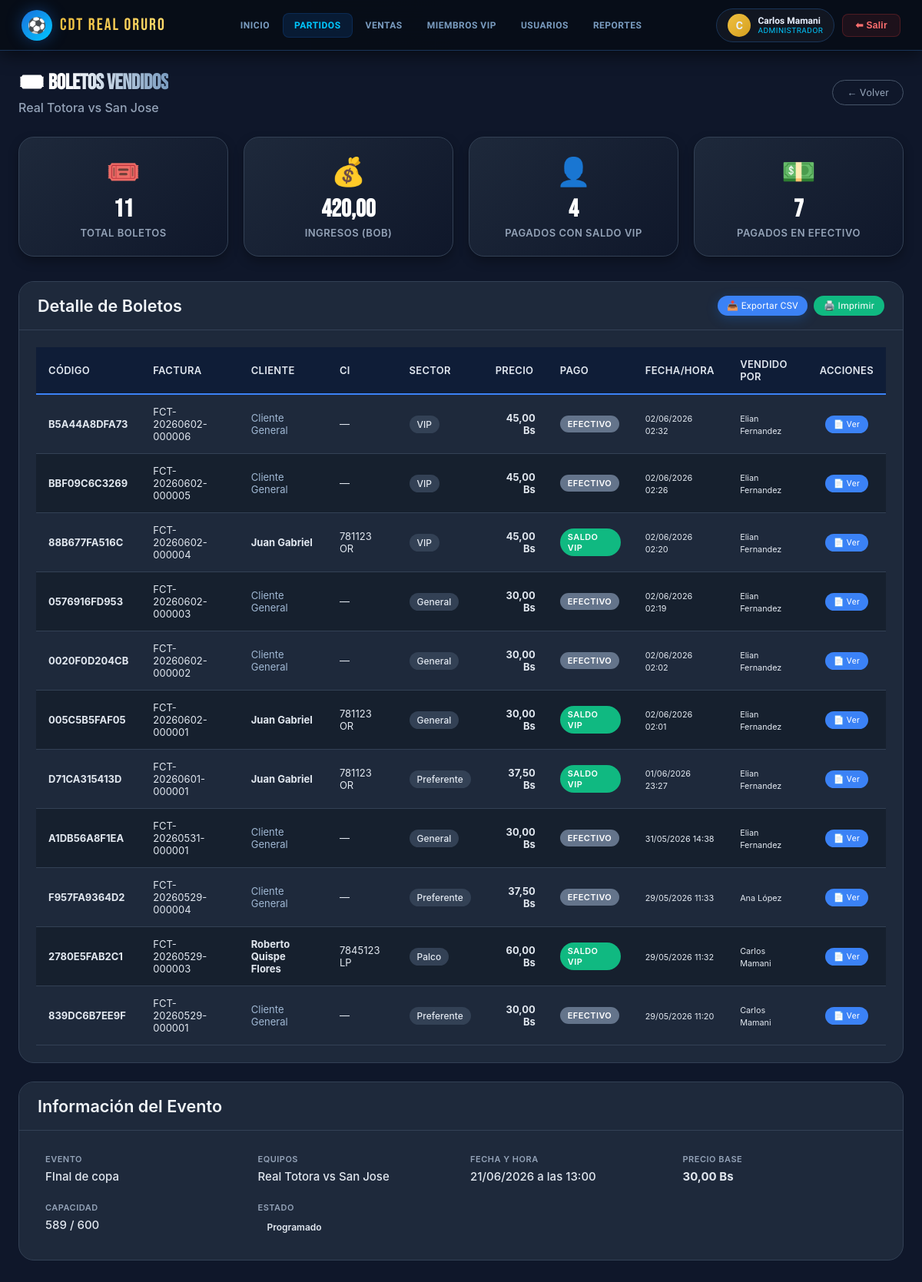
Page /partidos/4/boletos/ (signed in) on the committed database.
### champinones/models.py (models this page shows, shortened)
class Usuario(AbstractUser):
    rol = models.CharField(
        max_length=10,
        choices=RolUsuario.choices,
        default=RolUsuario.PERSONAL,
        verbose_name=_('Rol'),
    )
    class Meta:
        verbose_name        = _('Usuario')
        verbose_name_plural = _('Usuarios')
        ordering            = ['username']
    @property
    def es_admin(self):
        return self.rol == RolUsuario.ADMIN or self.is_superuser

class Evento(models.Model):
    class EstadoEvento(models.TextChoices):
        PROGRAMADO = 'PROGRAMADO', _('Programado')
        EN_CURSO   = 'EN_CURSO',   _('En Curso')
        FINALIZADO = 'FINALIZADO', _('Finalizado')
        CANCELADO  = 'CANCELADO',  _('Cancelado')
    nombre = models.CharField(
        max_length=200,
        verbose_name=_('Nombre del Evento'),
    )
    equipo_local = models.CharField(
        max_length=100,
        verbose_name=_('Equipo Local'),
    )
    equipo_visitante = models.CharField(
        max_length=100,
        verbose_name=_('Equipo Visitante'),
    )
    fecha = models.DateField(
        verbose_name=_('Fecha'),
    )
    hora = models.TimeField(
        verbose_name=_('Hora'),
    )
    precio_base = models.DecimalField(
        max_digits=8,
        decimal_places=2,
        validators=[MinValueValidator(0)],
        verbose_name=_('Precio Base (BOB)'),
    )
    capacidad_total = models.PositiveIntegerField(
        verbose_name=_('Capacidad Total'),
    )
    capacidad_disponible = models.PositiveIntegerField(
        verbose_name=_('Capacidad Disponible'),
    )
    estado = models.CharField(
        max_length=12,
        choices=EstadoEvento.choices,
        default=EstadoEvento.PROGRAMADO,
        verbose_name=_('Estado'),
    )
    descripcion = models.TextField(
        blank=True,
        verbose_name=_('Descripción'),
    )
    creado_por = models.ForeignKey(
        Usuario,
        on_delete=models.SET_NULL,
        null=True, blank=True,
        related_name='eventos_creados',
        verbose_name=_('Creado por'),
    )
    fecha_creacion = models.DateTimeField(auto_now_add=True)
    class Meta:
        verbose_name        = _('Evento')
        verbose_name_plural = _('Eventos')
        ordering            = ['fecha', 'hora']
    def __str__(self):
        return f'{self.equipo_local} vs {self.equipo_visitante} — {self.fecha}'
    SECTOR_MULTIPLIERS = {
        'GENERAL': Decimal('1.00'),
        'PREFERENTE': Decimal('1.25'),
        'VIP': Decimal('1.50'),
        'PALCO': Decimal('2.00'),
    }

class Boleto(models.Model):
    class SectorAsiento(models.TextChoices):
        GENERAL   = 'GENERAL',   _('General')
        PREFERENTE = 'PREFERENTE', _('Preferente')
        VIP       = 'VIP',       _('VIP')
        PALCO     = 'PALCO',     _('Palco')
    evento = models.ForeignKey(
        Evento,
        on_delete=models.PROTECT,
        related_name='boletos',
        verbose_name=_('Evento'),
    )
    miembro_vip = models.ForeignKey(
        MiembroVIP,
        on_delete=models.SET_NULL,
        null=True, blank=True,
        related_name='boletos',
        verbose_name=_('Miembro VIP'),
    )
    vendido_por = models.ForeignKey(
        Usuario,
        on_delete=models.SET_NULL,
        null=True, blank=True,
        related_name='boletos_vendidos',
        verbose_name=_('Vendido por'),
    )
    sector = models.CharField(
        max_length=12,
        choices=SectorAsiento.choices,
        default=SectorAsiento.GENERAL,
        verbose_name=_('Sector'),
    )
    precio_pagado = models.DecimalField(
        max_digits=8,
        decimal_places=2,
        validators=[MinValueValidator(0)],
        verbose_name=_('Precio Pagado (BOB)'),
    )
    codigo = models.CharField(
        max_length=12,
        unique=True,
        default=generar_codigo_boleto,
        editable=False,
        verbose_name=_('Código Único'),
    )
    numero_factura = models.CharField(
        max_length=20,
        unique=True,
        editable=False,
        verbose_name=_('Número de Factura'),
        help_text=_('Generado automáticamente'),
        blank=True,
        null=True,
    )
    subtotal = models.DecimalField(
        max_digits=8,
        decimal_places=2,
        default=0.00,
        validators=[MinValueValidator(0)],
        verbose_name=_('Subtotal (BOB)'),
    )
    impuesto_iva = models.DecimalField(
        max_digits=8,
        decimal_places=2,
        default=0.00,
        validators=[MinValueValidator(0)],
        verbose_name=_('IVA 13% (BOB)'),
    )
    descuento = models.DecimalField(
        max_digits=8,
        decimal_places=2,
        default=0.00,
        validators=[MinValueValidator(0)],
        verbose_name=_('Descuento (BOB)'),
    )
    total_factura = models.DecimalField(
        max_digits=8,
        decimal_places=2,
        editable=False,
        verbose_name=_('Total Factura (BOB)'),
        default=0.00,
    )
    fecha_compra = models.DateTimeField(
        default=timezone.now,
        verbose_name=_('Fecha de Compra'),
    )
    pago_con_saldo_vip = models.BooleanField(
        default=False,
        verbose_name=_('Pagado con Saldo VIP'),
    )
    metodo_pago = models.CharField(
        max_length=20,
        choices=[
            ('EFECTIVO', _('Efectivo')),
            ('TARJETA', _('Tarjeta')),
            ('SALDO_VIP', _('Saldo VIP')),
            ('OTRO', _('Otro')),
        ],
        default='EFECTIVO',
        verbose_name=_('Método de Pago'),
    )
    referencia_pago = models.CharField(
        max_length=50,
        blank=True,
        verbose_name=_('Referencia de Pago (transacción, talón, etc.)'),
    )
    observaciones = models.TextField(
        blank=True,
        verbose_name=_('Observaciones'),
    )
    class Meta:
        verbose_name        = _('Boleto')
        verbose_name_plural = _('Boletos')
        ordering            = ['-fecha_compra']

class MiembroVIP(models.Model):
    usuario = models.OneToOneField(
        Usuario,
        on_delete=models.SET_NULL,
        null=True, blank=True,
        related_name='miembro_vip',
        verbose_name=_('Cuenta de usuario'),
    )
    ci = models.CharField(
        max_length=8,
        validators=[validate_ci],
        verbose_name=_('Cédula de Identidad'),
    )
    complemento = models.CharField(
        max_length=2,
        blank=True,
        validators=[validate_complemento],
        verbose_name=_('Complemento CI'),
        help_text=_('Solo si existe duplicidad (ej: 1A, 3C).'),
    )
    extension = models.CharField(
        max_length=2,
        choices=DepartamentoExtension.choices,
        verbose_name=_('Extensión (Departamento)'),
    )
    nombre_completo = models.CharField(
        max_length=150,
        verbose_name=_('Nombre Completo'),
    )
    correo = models.EmailField(
        unique=True,
        verbose_name=_('Correo Electrónico'),
    )
    celular = models.CharField(
        max_length=8,
        validators=[validate_celular],
        verbose_name=_('Celular'),
    )
    saldo = models.DecimalField(
        max_digits=10,
        decimal_places=2,
        default=0.00,
        validators=[MinValueValidator(0)],
        verbose_name=_('Saldo (BOB)'),
    )
    estado = models.CharField(
        max_length=12,
        choices=EstadoMiembro.choices,
        default=EstadoMiembro.ACTIVO,
        verbose_name=_('Estado'),
    )
    fecha_registro = models.DateTimeField(
        default=timezone.now,
        verbose_name=_('Fecha de Registro'),
    )
    class Meta:
        verbose_name        = _('Miembro VIP')
        verbose_name_plural = _('Miembros VIP')
        ordering            = ['-fecha_registro']
        constraints = [
            models.UniqueConstraint(
                fields=['ci', 'complemento', 'extension'],
                name='unique_ci_complemento_extension',
            )
        ]
    @property
    def ci_completo(self):
        comp = f'-{self.complemento}' if self.complemento else ''
        return f'{self.ci}{comp} {self.extension}'

### champinones/views.py (the view, shortened to what this page needs)
# urls.py: path('partidos/<int:pk>/boletos/',   views.evento_boletos_lista,      name='evento_boletos_lista'),
@login_required
@user_passes_test(es_personal_o_admin)
def evento_boletos_lista(request, pk):
    evento = get_object_or_404(Evento, pk=pk)
    boletos = Boleto.objects.filter(evento=evento).select_related(
        'miembro_vip', 'vendido_por'
    ).order_by('-fecha_compra')
    stats = {
        'total_boletos': boletos.count(),
        'total_ingresos': boletos.aggregate(Sum('precio_pagado'))['precio_pagado__sum'] or Decimal('0'),
        'boletos_vip': boletos.filter(pago_con_saldo_vip=True).count(),
        'boletos_efectivo': boletos.filter(pago_con_saldo_vip=False).count(),
    }
    formato = request.GET.get('formato', 'html')
    context = {
        'evento': evento,
        'boletos': boletos,
        'stats': stats,
    }
    return render(request, 'portal/evento_boletos.html', context)

### champinones/templates/portal/evento_boletos.html (shortened to what this page needs)
{% extends "portal/base_portal.html" %}
{% block nav_partidos %}active{% endblock %}
{% block content %}
<div class="page">
  <div class="page-header">
    <div>
      <div class="page-title">🎟️ Boletos vendidos</div>
      <div class="page-sub">{{ evento.equipo_local }} vs {{ evento.equipo_visitante }}</div>
    </div>
    <a href="{% url 'evento_lista' %}" class="btn btn-outline">← Volver</a>
  </div>
  <div class="stats-grid">
    <div class="stat-card">
      <div class="stat-icon">🎟️</div>
      <div class="stat-value">{{ stats.total_boletos }}</div>
      <div class="stat-label">Total Boletos</div>
    </div>
    <div class="stat-card">
      <div class="stat-icon">💰</div>
      <div class="stat-value">{{ stats.total_ingresos|floatformat:2 }}</div>
      <div class="stat-label">Ingresos (BOB)</div>
    </div>
    <div class="stat-card">
      <div class="stat-icon">👤</div>
      <div class="stat-value">{{ stats.boletos_vip }}</div>
      <div class="stat-label">Pagados con Saldo VIP</div>
    </div>
    <div class="stat-card">
      <div class="stat-icon">💵</div>
      <div class="stat-value">{{ stats.boletos_efectivo }}</div>
      <div class="stat-label">Pagados en Efectivo</div>
    </div>
  </div>
  <div class="card">
    <div class="card-header">
      <h3>Detalle de Boletos</h3>
      <div style="display:flex;gap:8px;">
        <a href="?formato=csv" class="btn btn-sm btn-primary" title="Descargar como CSV">
          📥 Exportar CSV
        </a>
        <button class="btn btn-sm btn-success" onclick="window.print()" title="Imprimir">
          🖨️ Imprimir
        </button>
      </div>
    </div>
    <div class="card-body" style="overflow-x:auto;">
      {% if boletos %}
      <table class="boletos-table">
        <thead>
          <tr>
            <th>Código</th>
            <th>Factura</th>
            <th>Cliente</th>
            <th>CI</th>
            <th>Sector</th>
            <th>Precio</th>
            <th>Pago</th>
            <th>Fecha/Hora</th>
            <th>Vendido por</th>
            <th>Acciones</th>
          </tr>
        </thead>
        <tbody>
          {% for boleto in boletos %}
          <tr>
            <td><strong>{{ boleto.codigo }}</strong></td>
            <td>{{ boleto.numero_factura|default:"—" }}</td>
            <td>
              {% if boleto.miembro_vip %}
                <strong>{{ boleto.miembro_vip.nombre_completo }}</strong>
              {% else %}
                <span style="color:#a0b8d4;">Cliente General</span>
              {% endif %}
            </td>
            <td>
              {% if boleto.miembro_vip %}
                {{ boleto.miembro_vip.ci_completo }}
              {% else %}
                —
              {% endif %}
            </td>
            <td>
              <span class="sector-badge">{{ boleto.get_sector_display }}</span>
            </td>
            <td style="text-align:right;"><strong>{{ boleto.precio_pagado }} Bs</strong></td>
            <td>
              {% if boleto.pago_con_saldo_vip %}
                <span class="badge badge-vip">Saldo VIP</span>
              {% else %}
                <span class="badge badge-efectivo">{{ boleto.get_metodo_pago_display }}</span>
              {% endif %}
            </td>
            <td>
              <small>{{ boleto.fecha_compra|date:"d/m/Y H:i" }}</small>
            </td>
            <td>
              <small>{{ boleto.vendido_por.get_full_name|default:"Sistema" }}</small>
            </td>
            <td style="text-align:center;">
              <a href="{% url 'factura_ver' boleto.pk %}" class="btn btn-xs" title="Ver factura">
                📄 Ver
              </a>
            </td>
          </tr>
          {% endfor %}
        </tbody>
      </table>
      {% else %}
      <div class="empty-state">
        <div class="empty-icon">🎟️</div>
        <p>No hay boletos vendidos para este evento.</p>
      </div>
      {% endif %}
    </div>
  </div>
  <div class="card" style="margin-top:20px;">
    <div class="card-header">
      <h3>Información del Evento</h3>
    </div>
    <div class="card-body">
      <div class="evento-info-grid">
        <div>
          <div class="info-label">Evento</div>
          <div class="info-value">{{ evento.nombre }}</div>
        </div>
        <div>
          <div class="info-label">Equipos</div>
          <div class="info-value">{{ evento.equipo_local }} vs {{ evento.equipo_visitante }}</div>
        </div>
        <div>
          <div class="info-label">Fecha y Hora</div>
          <div class="info-value">{{ evento.fecha|date:"d/m/Y" }} a las {{ evento.hora|time:"H:i" }}</div>
        </div>
        <div>
          <div class="info-label">Precio Base</div>
          <div class="info-value"><strong>{{ evento.precio_base }} Bs</strong></div>
        </div>
        <div>
          <div class="info-label">Capacidad</div>
          <div class="info-value">{{ evento.capacidad_disponible }} / {{ evento.capacidad_total }}</div>
        </div>
        <div>
          <div class="info-label">Estado</div>
          <div class="info-value">
            <span class="estado-badge estado-{{ evento.estado|lower }}">
              {{ evento.get_estado_display }}
            </span>
          </div>
        </div>
      </div>
    </div>
  </div>
</div>
{% endblock %}

### champinones/templates/portal/base_portal.html (shortened to what this page needs)
{% extends "base.html" %}
{% block nav %}
<nav style="position:relative;z-index:200;">
  <div class="nav-left">
    <div class="nav-logo-icon">⚽</div>
    <div class="nav-brand">CDT REAL ORURO</div>
  </div>
  <div class="nav-links">
    <a class="nav-link {% block nav_dashboard %}{% endblock %}" href="{% url 'dashboard' %}">Inicio</a>
    <a class="nav-link {% block nav_partidos %}{% endblock %}" href="{% url 'evento_lista' %}">Partidos</a>
    <a class="nav-link {% block nav_ventas %}{% endblock %}" href="{% url 'venta_lista' %}">Ventas</a>
    <a class="nav-link {% block nav_miembros %}{% endblock %}" href="{% url 'miembro_lista' %}">Miembros VIP</a>
    {% if request.user.es_admin %}
    <a class="nav-link {% block nav_usuarios %}{% endblock %}" href="{% url 'personal_lista' %}">Usuarios</a>
    {% endif %}
    {% if request.user.es_admin or request.user.es_personal %}
    <a class="nav-link {% block nav_reportes %}{% endblock %}" href="{% url 'cierre_caja' %}">Reportes</a>
    {% endif %}
  </div>
  <div class="nav-right">
    <div class="user-chip">
      <div class="user-avatar {% if request.user.es_admin %}gold-av{% endif %}">{{ request.user.first_name|first|upper|default:"U" }}</div>
      <div class="user-info">
        <div class="user-name">{{ request.user.get_full_name|default:request.user.username }}</div>
        <div class="user-role">{{ request.user.get_rol_display }}</div>
      </div>
    </div>
    <form method="post" action="{% url 'logout' %}" style="display:inline">
      <button type="submit" class="btn-logout">⬅ Salir</button>
    </form>
  </div>
</nav>
{% endblock %}

### rows in the picture
Usuario: user.first_name|first "C", user.get_full_name "Carlos Mamani", user.rol "ADMINISTRADOR"
Evento: equipo_local "Real Totora", equipo_visitante "San Jose", nombre "FInal de copa", fecha "21/06/2026", hora "13:00", precio_base "30,00", capacidad_disponible "589", capacidad_total "600", estado "Programado"
Boleto: codigo "B5A44A8DFA73", numero_factura "FCT-20260602-000006", shows "Cliente General", sector "VIP", precio_pagado "45,00", metodo_pago "EFECTIVO", fecha_compra "02/06/2026 02:32", vendido_por.get_full_name "Elian Fernandez"
Boleto: codigo "BBF09C6C3269", numero_factura "FCT-20260602-000005", shows "Cliente General", sector "VIP", precio_pagado "45,00", metodo_pago "EFECTIVO", fecha_compra "02/06/2026 02:26", vendido_por.get_full_name "Elian Fernandez"
Boleto: codigo "88B677FA516C", numero_factura "FCT-20260602-000004", miembro_vip.nombre_completo "Juan Gabriel", miembro_vip.ci_completo "781123 OR", sector "VIP", precio_pagado "45,00", pago_con_saldo_vip "SALDO VIP", fecha_compra "02/06/2026 02:20", vendido_por.get_full_name "Elian Fernandez"
Boleto: codigo "0576916FD953", numero_factura "FCT-20260602-000003", shows "Cliente General", sector "General", precio_pagado "30,00", metodo_pago "EFECTIVO", fecha_compra "02/06/2026 02:19", vendido_por.get_full_name "Elian Fernandez"
Boleto: codigo "0020F0D204CB", numero_factura "FCT-20260602-000002", shows "Cliente General", sector "General", precio_pagado "30,00", metodo_pago "EFECTIVO", fecha_compra "02/06/2026 02:02", vendido_por.get_full_name "Elian Fernandez"
Boleto: codigo "005C5B5FAF05", numero_factura "FCT-20260602-000001", miembro_vip.nombre_completo "Juan Gabriel", miembro_vip.ci_completo "781123 OR", sector "General", precio_pagado "30,00", pago_con_saldo_vip "SALDO VIP", fecha_compra "02/06/2026 02:01", vendido_por.get_full_name "Elian Fernandez"
Boleto: codigo "D71CA315413D", numero_factura "FCT-20260601-000001", miembro_vip.nombre_completo "Juan Gabriel", miembro_vip.ci_completo "781123 OR", sector "Preferente", precio_pagado "37,50", pago_con_saldo_vip "SALDO VIP", fecha_compra "01/06/2026 23:27", vendido_por.get_full_name "Elian Fernandez"
Boleto: codigo "A1DB56A8F1EA", numero_factura "FCT-20260531-000001", shows "Cliente General", sector "General", precio_pagado "30,00", metodo_pago "EFECTIVO", fecha_compra "31/05/2026 14:38", vendido_por.get_full_name "Elian Fernandez"
Boleto: codigo "F957FA9364D2", numero_factura "FCT-20260529-000004", shows "Cliente General", sector "Preferente", precio_pagado "37,50", metodo_pago "EFECTIVO", fecha_compra "29/05/2026 11:33", vendido_por.get_full_name "Ana López"
Boleto: codigo "2780E5FAB2C1", numero_factura "FCT-20260529-000003", miembro_vip.nombre_completo "Roberto Quispe Flores", miembro_vip.ci_completo "7845123 LP", sector "Palco", precio_pagado "60,00", pago_con_saldo_vip "SALDO VIP", fecha_compra "29/05/2026 11:32", vendido_por.get_full_name "Carlos Mamani"
Boleto: codigo "839DC6B7EE9F", numero_factura "FCT-20260529-000001", shows "Cliente General", sector "Preferente", precio_pagado "30,00", metodo_pago "EFECTIVO", fecha_compra "29/05/2026 11:20", vendido_por.get_full_name "Carlos Mamani"

### other values in the picture
{{ stats.total_boletos }} "11"
{{ stats.total_ingresos|floatformat:2 }} "420,00"
{{ stats.boletos_vip }} "4"
{{ stats.boletos_efectivo }} "7"
